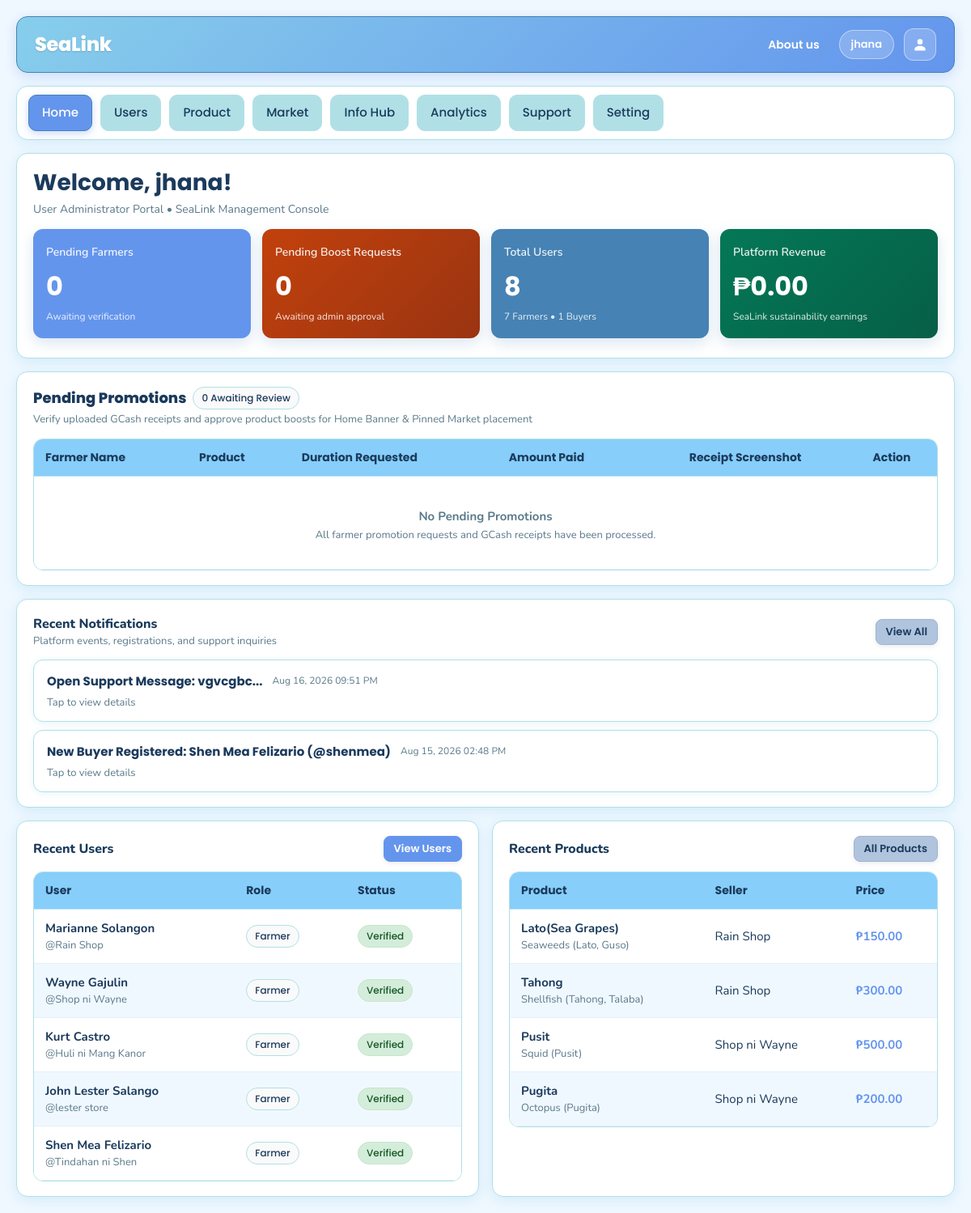
/admin/user_dashboard.php (signed in), run on the app's committed database.
### tables this page shows
CREATE TABLE `product_tbl` (
  `product_id` int(11) NOT NULL,
  `farmer_id` int(11) NOT NULL,
  `category_id` int(11) NOT NULL,
  `name` varchar(150) NOT NULL,
  `description` text DEFAULT NULL,
  `harvested_at` datetime DEFAULT NULL,
  `shelf_life_hours` int(11) DEFAULT 24,
  `selling_deadline` datetime DEFAULT NULL,
  `price` decimal(10,2) NOT NULL,
  `discounted_price` decimal(10,2) DEFAULT NULL,
  `is_sale` tinyint(1) NOT NULL DEFAULT 0,
  `sale_price` decimal(10,2) DEFAULT NULL,
  `stock_quantity` int(11) NOT NULL DEFAULT 0,
  `image_url` varchar(255) DEFAULT NULL,
  `status` varchar(50) NOT NULL DEFAULT 'Active',
  `is_promoted` tinyint(1) NOT NULL DEFAULT 0,
  `promotion_start_date` datetime DEFAULT NULL,
  `promotion_end_date` datetime DEFAULT NULL,
  `receipt_image_path` varchar(255) DEFAULT NULL,
  `gcash_reference_number` varchar(100) DEFAULT NULL,
  `promotion_status` enum('None','Pending','Active','Expired','Rejected') NOT NULL DEFAULT 'None',
  `promotion_plan` varchar(50) DEFAULT NULL,
  `is_boosted` tinyint(1) NOT NULL DEFAULT 0,
  `boost_tier` varchar(50) DEFAULT NULL,
  `boost_expires_at` datetime DEFAULT NULL,
  `created_at` datetime NOT NULL DEFAULT current_timestamp(),
  `updated_at` datetime NOT NULL DEFAULT current_timestamp() ON UPDATE current_timestamp()
);

CREATE TABLE `category_tbl` (
  `category_id` int(11) NOT NULL,
  `category_name` varchar(100) NOT NULL,
  `description` text DEFAULT NULL
);

CREATE TABLE `farmer_tbl` (
  `farmer_id` int(11) NOT NULL,
  `username` varchar(100) NOT NULL,
  `full_name` varchar(100) NOT NULL,
  `email` varchar(50) NOT NULL,
  `password_hash` varchar(255) NOT NULL,
  `contact_number` varchar(15) NOT NULL,
  `facebook_account` varchar(255) NOT NULL,
  `address` text NOT NULL,
  `profile_image` varchar(255) DEFAULT NULL,
  `permit_number` varchar(50) NOT NULL,
  `verification_status` enum('Pending','Verified','Rejected') NOT NULL DEFAULT 'Pending',
  `status` enum('Active','Inactive') NOT NULL DEFAULT 'Active',
  `created_at` datetime NOT NULL DEFAULT current_timestamp()
);

### includes/functions.php (called while the page is built, shortened)
<?php
if (!function_exists('e')) {
    function e($text)
    {
        return htmlspecialchars((string)$text, ENT_QUOTES, 'UTF-8');
    }
}

### admin/user_dashboard.php (the view, shortened to what this page needs)
<?php
require_once __DIR__ . '/../config/db.php';
require_once __DIR__ . '/../includes/functions.php';
require_once __DIR__ . '/../includes/layout_top.php';
$admin_username = $_SESSION['username'] ?? 'User Admin';
$stmt = mysqli_query($conn, "SELECT COUNT(*) as c FROM farmer_tbl");
$total_farmers = (int)(mysqli_fetch_assoc($stmt)['c'] ?? 0);
$stmt = mysqli_query($conn, "SELECT COUNT(*) as c FROM buyer_tbl");
$total_buyers = (int)(mysqli_fetch_assoc($stmt)['c'] ?? 0);
$total_users = $total_farmers + $total_buyers;
$stmt = mysqli_query($conn, "SELECT COUNT(*) as c FROM farmer_tbl WHERE verification_status = 'Pending'");
$pending_farmers = (int)(mysqli_fetch_assoc($stmt)['c'] ?? 0);
$stmt = mysqli_query($conn, "SELECT COALESCE(SUM(platform_fee), 0) as pf FROM order_tbl WHERE order_status = 'Completed'");
$platform_revenue = (float)(mysqli_fetch_assoc($stmt)['pf'] ?? 0);
$stmt = mysqli_query($conn, "SELECT COUNT(*) as c FROM product_boost_tbl WHERE status = 'Pending'");
$pending_boosts = (int)(mysqli_fetch_assoc($stmt)['c'] ?? 0);
$user_admin_notifs = [];
$sql = "
SELECT * FROM (
    SELECT
        created_at AS ts,
        'Verification' AS type,
        CONCAT('Farmer verification pending: ', full_name, ' (@', username, ')') AS title,
        CONCAT('Permit Number: ', permit_number, '\nAddress: ', address, '\nContact: ', contact_number) AS body
    FROM farmer_tbl
    WHERE verification_status = 'Pending'
    UNION ALL
    SELECT
        b.created_at AS ts,
        'Promotion' AS type,
        CONCAT('New Promotion Request from ', f.full_name) AS title,
        CONCAT('Farmer: ', f.full_name, ' (@', f.username, ')\nProduct: ', p.name, '\nPlan: ', COALESCE(b.promotion_plan, CONCAT(b.duration_days, ' Days')), '\nAmount Paid: ₱', FORMAT(b.amount_paid, 2), '\nGCash Ref: ', COALESCE(b.gcash_reference, 'N/A')) AS body
    FROM product_boost_tbl b
    JOIN product_tbl p ON p.product_id = b.product_id
    JOIN farmer_tbl f ON f.farmer_id = b.farmer_id
    WHERE b.status = 'Pending'
    UNION ALL
    SELECT
        created_at AS ts,
        'New Registration' AS type,
        CONCAT('New Buyer Registered: ', full_name, ' (@', username, ')') AS title,
        CONCAT('Email: ', email, '\nContact: ', contact_number) AS body
    FROM buyer_tbl
    UNION ALL
    SELECT
        created_at AS ts,
        'Support' AS type,
        CONCAT('Open Support Message: ', LEFT(message, 40), '...') AS title,
        message AS body
    FROM admin_support_tbl
    WHERE status = 'Open'
) x
ORDER BY x.ts DESC
LIMIT 6
";
$res = mysqli_query($conn, $sql);
if ($res) {
    while ($row = mysqli_fetch_assoc($res)) {
        $user_admin_notifs[] = $row;
    }
}
$pending_promotions = [];
$recent_users = [];
$sql = "
(SELECT farmer_id AS id, username, full_name, email, verification_status, status, 'Farmer' AS role, created_at FROM farmer_tbl)
UNION ALL
(SELECT buyer_id AS id, username, full_name, email, 'Verified' AS verification_status, status, 'Buyer' AS role, created_at FROM buyer_tbl)
ORDER BY created_at DESC
LIMIT 5
";
$res = mysqli_query($conn, $sql);
if ($res) {
    while ($row = mysqli_fetch_assoc($res)) {
        $recent_users[] = $row;
    }
}
$recent_products = [];
$sql = "
SELECT p.product_id, p.name, p.price, p.stock_quantity, p.status, c.category_name, f.username AS farmer_name
FROM product_tbl p
JOIN category_tbl c ON c.category_id = p.category_id
JOIN farmer_tbl f ON f.farmer_id = p.farmer_id
ORDER BY p.created_at DESC
LIMIT 4
";
$res = mysqli_query($conn, $sql);
if ($res) {
    while ($row = mysqli_fetch_assoc($res)) {
        $recent_products[] = $row;
    }
}
?>
<main class="dashboard-content">
    <section class="section-card">
        <section class="dashboard-hero">
            <h1 class="title">Welcome, <?php echo e($admin_username); ?>!</h1>
            <div class="sub">User Administrator Portal &bull; SeaLink Management Console</div>
        </section>
        <div class="kpi-grid user-dashboard-kpi-grid" style="margin-top:14px;">
            <div class="kpi-card">
                <div class="label">Pending Farmers</div>
                <div class="value"><?php echo $pending_farmers; ?></div>
                <div class="sub" style="font-size:12px; margin-top:4px; color:rgba(255,255,255,0.92);">Awaiting verification</div>
            </div>
            <div class="kpi-card" style="background:linear-gradient(135deg,#c2410c,#9a3412);">
                <div class="label">Pending Boost Requests</div>
                <div class="value"><?php echo $pending_boosts; ?></div>
                <div class="sub" style="font-size:12px; margin-top:4px; color:rgba(255,255,255,0.92);">Awaiting admin approval</div>
            </div>
            <div class="kpi-card">
                <div class="label">Total Users</div>
                <div class="value"><?php echo $total_users; ?></div>
                <div class="sub" style="font-size:12px; margin-top:4px; color:rgba(255,255,255,0.92);"><?php echo $total_farmers; ?> Farmers &bull; <?php echo $total_buyers; ?> Buyers</div>
            </div>
            <div class="kpi-card" style="background:linear-gradient(135deg,#047857,#065f46);">
                <div class="label">Platform Revenue</div>
                <div class="value">₱<?php echo number_format($platform_revenue, 2); ?></div>
                <div class="sub" style="font-size:12px; margin-top:4px; color:rgba(255,255,255,0.92);">SeaLink sustainability earnings</div>
            </div>
        </div>
    </section>
    <div class="section-card" id="pending_promotions">
        <div style="display:flex; justify-content:space-between; align-items:center; flex-wrap:wrap; gap:10px; margin-bottom:14px;">
            <div>
                <div style="display:flex; align-items:center; gap:8px;">
                    <h2 style="font-weight:800; font-size:18px; margin:0; color:var(--text);">Pending Promotions</h2>
                    <span class="badge <?php echo count($pending_promotions) > 0 ? 'active' : ''; ?>" style="font-size:12px;">
                        <?php echo count($pending_promotions); ?> Awaiting Review
                    </span>
                </div>
                <div class="small-muted" style="margin-top:3px;">Verify uploaded GCash receipts and approve product boosts for Home Banner & Pinned Market placement</div>
            </div>
        </div>
        <div class="table-wrap">
            <table class="table" style="font-size:13px;">
                <thead>
                    <tr>
                        <th>Farmer Name</th>
                        <th>Product</th>
                        <th>Duration Requested</th>
                        <th>Amount Paid</th>
                        <th style="text-align:center;">Receipt Screenshot</th>
                        <th style="text-align:center;">Action</th>
                    </tr>
                </thead>
                <tbody>
                    <?php if (empty($pending_promotions)) { ?>
                        <tr>
                            <td colspan="6" style="text-align:center; padding:32px 14px; color:var(--muted);">
                                <strong>No Pending Promotions</strong>
                                <div class="small-muted" style="margin-top:2px;">All farmer promotion requests and GCash receipts have been processed.</div>
                            </td>
                        </tr>
                    <?php } ?>
                </tbody>
            </table>
        </div>
    </div>
    <div class="section-card">
        <div style="display:flex; justify-content:space-between; align-items:center; flex-wrap:wrap; gap:10px;">
            <div>
                <div style="font-weight:800; font-size:16px;">Recent Notifications</div>
                <div class="small-muted">Platform events, registrations, and support inquiries</div>
            </div>
            <a class="btn btn-secondary btn-sm" href="<?php echo BASE_URL; ?>/notifications/index.php">View All</a>
        </div>
        <div class="notif-list" style="margin-top:12px;">
            <?php foreach ($user_admin_notifs as $n) {
                $nid = sha1(($n['type'] ?? '') . '|' . ($n['title'] ?? '') . '|' . ($n['ts'] ?? ''));
            ?>
                <button type="button" class="notif-item"
                        data-notif-id="<?php echo e($nid); ?>"
                        data-notif-type="<?php echo e($n['type']); ?>"
                        data-notif-title="<?php echo e($n['title']); ?>"
                        data-notif-body="<?php echo e($n['body']); ?>"
                        data-notif-ts="<?php echo e($n['ts']); ?>"
                        onclick="openNotificationModal(this)">
                    <div class="notif-top">
                        <div class="notif-title"><?php echo e($n['title']); ?></div>
                        <div class="notif-time"><?php echo date('M d, Y h:i A', strtotime($n['ts'])); ?></div>
                    </div>
                    <div class="notif-preview">Tap to view details</div>
                </button>
            <?php } ?>
        </div>
    </div>
    <div class="user-bottom-grid">
        <div class="section-card recent-users-container" style="margin-top:0;">
            <div style="display:flex; justify-content:space-between; align-items:center; margin-bottom:12px;">
                <div style="font-weight:800; font-size:16px;">Recent Users</div>
                <a class="btn btn-sm btn-primary" href="<?php echo BASE_URL; ?>/admin/users.php">View Users</a>
            </div>
            <div class="table-wrap">
                <table class="table" style="font-size:13px;">
                    <thead>
                        <tr>
                            <th>User</th>
                            <th>Role</th>
                            <th>Status</th>
                        </tr>
                    </thead>
                    <tbody>
                        <?php foreach ($recent_users as $u) { ?>
                            <tr>
                                <td>
                                    <strong><?php echo e($u['full_name']); ?></strong>
                                    <div class="small-muted">@<?php echo e($u['username']); ?></div>
                                </td>
                                <td><span class="badge"><?php echo e($u['role']); ?></span></td>
                                <td>
                                    <span class="badge <?php echo ($u['verification_status'] === 'Verified' ? 'active' : 'inactive'); ?>">
                                        <?php echo e($u['verification_status']); ?>
                                    </span>
                                </td>
                            </tr>
                        <?php } ?>
                    </tbody>
                </table>
            </div>
        </div>
        <div class="section-card recent-products-container" style="margin-top:0;">
            <div style="display:flex; justify-content:space-between; align-items:center; margin-bottom:12px;">
                <div style="font-weight:800; font-size:16px;">Recent Products</div>
                <a class="btn btn-sm btn-secondary" href="<?php echo BASE_URL; ?>/admin/products.php">All Products</a>
            </div>
            <div class="table-wrap">
                <table class="table" style="font-size:13px;">
                    <thead>
                        <tr>
                            <th>Product</th>
                            <th>Seller</th>
                            <th>Price</th>
                        </tr>
                    </thead>
                    <tbody>
                        <?php foreach ($recent_products as $p) { ?>
                            <tr>
                                <td>
                                    <strong><?php echo e($p['name']); ?></strong>
                                    <div class="small-muted"><?php echo e($p['category_name']); ?></div>
                                </td>
                                <td><?php echo e($p['farmer_name']); ?></td>
                                <td style="font-weight:700; color:var(--primary);">₱<?php echo number_format((float)$p['price'], 2); ?></td>
                            </tr>
                        <?php } ?>
                    </tbody>
                </table>
            </div>
        </div>
    </div>
</main>
<?php require_once __DIR__ . '/../includes/layout_bottom.php'; ?>

### assets/css/base.css (style rules this page uses)
* { margin: 0; padding: 0; box-sizing: border-box; }
:root { --bg: #F0F8FF; --bg-alt: #E0FFFF; --surface: #FFFFFF; --primary: #6495ED; --primary-hover: #4a7bd4; --sky-blue: #87CEEB; --light-sky-blue: #87CEFA; --powder-blue: #B0E0E6; --steel-blue: #4682B4; --dark-navy: #1B3A5C; --ocean-blue: #2E86AB; --deep-cerulean: #1B6CA8; --cadet-blue: #5F9EA0; --dark-sky-blue: #4C7A96; --beau-blue: #BCD4E6; --light-steel-blue: #B0C4DE; --gray-blue: #5A7A8A; --text: #1B3A5C; --text-dark: #152525; --text-white: #FFFFFF; --muted: #5A7A8A; --border: #B0E0E6; --border-light: #E0FFFF; --border-subtle: #F0F8FF; --card-shadow: 0 4px 16px rgba(135, 206, 235, 0.30); --card-shadow-hover:0 8px 24px rgba(100, 149, 237, 0.35); --widget-shadow: 0 6px 18px rgba(70, 130, 180, 0.20); --focus-glow: 0 0 0 3px rgba(100, 149, 237, 0.35); --font-primary: 'Poppins', sans-serif; --font-secondary: 'Nunito', sans-serif; }
body { font-family: var(--font-secondary); background-color: var(--bg); color: var(--text); line-height: 1.5; font-size: 16px; -webkit-font-smoothing: antialiased; -moz-osx-font-smoothing: grayscale; overflow-x: hidden; }
h1, h2, h3, h4, h5, h6 { font-family: var(--font-primary); color: var(--text); line-height: 1.3; overflow-wrap: break-word; word-wrap: break-word; }
h1, .page-title { font-size: 28px; font-weight: 700; margin-bottom: 8px; }
h2, .section-title { font-size: 22px; font-weight: 600; margin-bottom: 8px; }
small, .small-muted, .caption { font-family: var(--font-secondary); font-size: 13px; font-weight: 400; color: var(--muted); }
a { color: var(--deep-cerulean); text-decoration: none; transition: color 0.15s ease; }

### admin/user_dashboard.php (style rules this page uses)
.user-bottom-grid { display: grid; grid-template-columns: 1fr 1fr; gap: 16px; margin-top: 16px; }

### data on the page
product_tbl: name "Lato(Sea Grapes)", category.category_name "Seaweeds (Lato, Guso)", farmer.username "Rain Shop", price "150.00"
product_tbl: name "Tahong", category.category_name "Shellfish (Tahong, Talaba)", farmer.username "Rain Shop", price "300.00"
product_tbl: name "Pusit", category.category_name "Squid (Pusit)", farmer.username "Shop ni Wayne", price "500.00"
product_tbl: name "Pugita", category.category_name "Octopus (Pugita)", farmer.username "Shop ni Wayne", price "200.00"

### other printed values
$app_name "SeaLink"
$_SESSION['username'] "jhana"
$admin_username "jhana"
$pending_farmers "0"
$pending_boosts "0"
$total_users "8"
$total_farmers "7"
$total_buyers "1"
$platform_revenue "0.00"
count($pending_promotions) "0"
$n['title'] "Open Support Message: vgvcgbc..."
date('M d, Y h:i A', strtotime($n['ts'])) "Aug 16, 2026 09:51 PM"
$n['title'] "New Buyer Registered: Shen Mea Felizario (@shenmea)"
date('M d, Y h:i A', strtotime($n['ts'])) "Aug 15, 2026 02:48 PM"
$u['full_name'] "Marianne Solangon"
